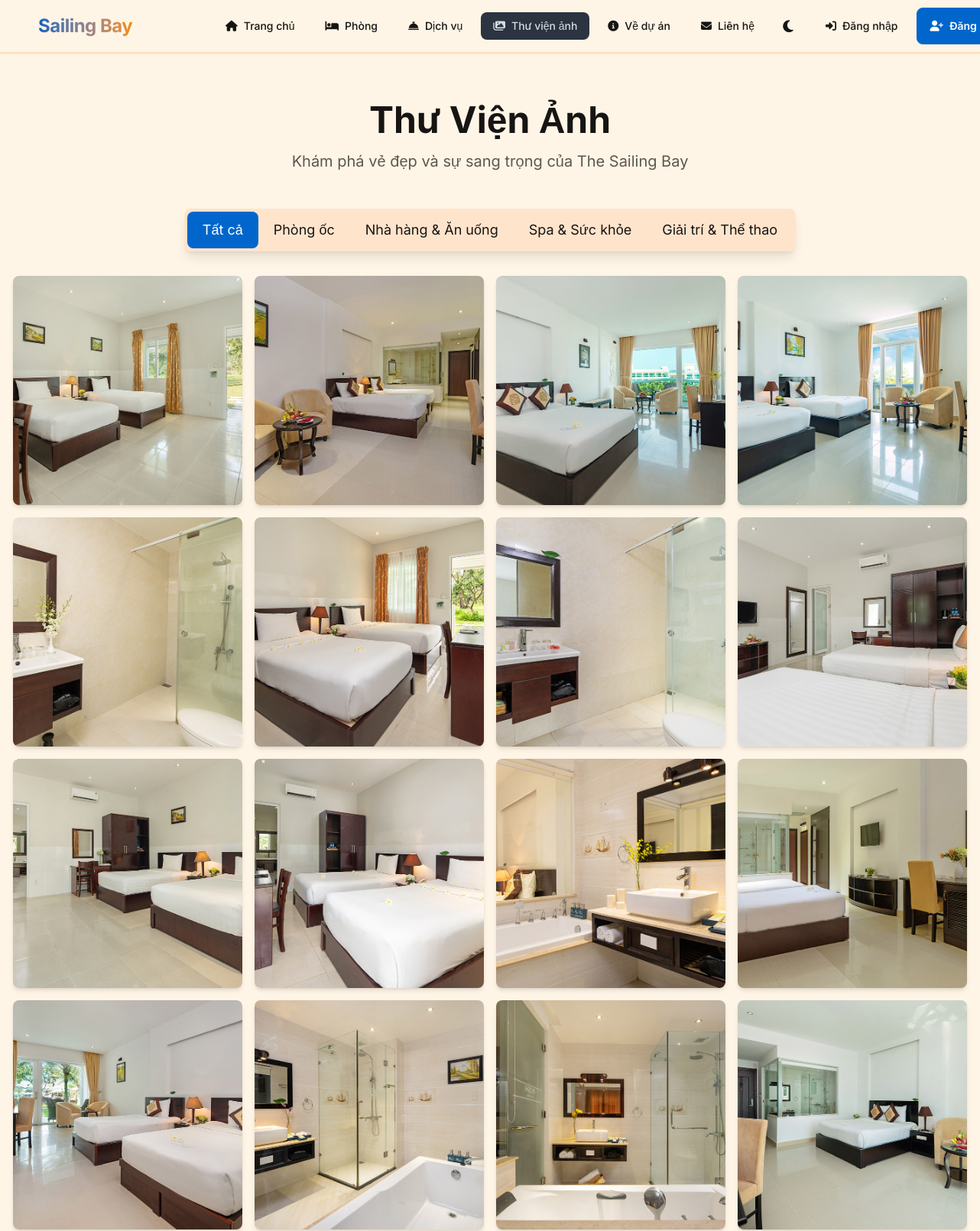
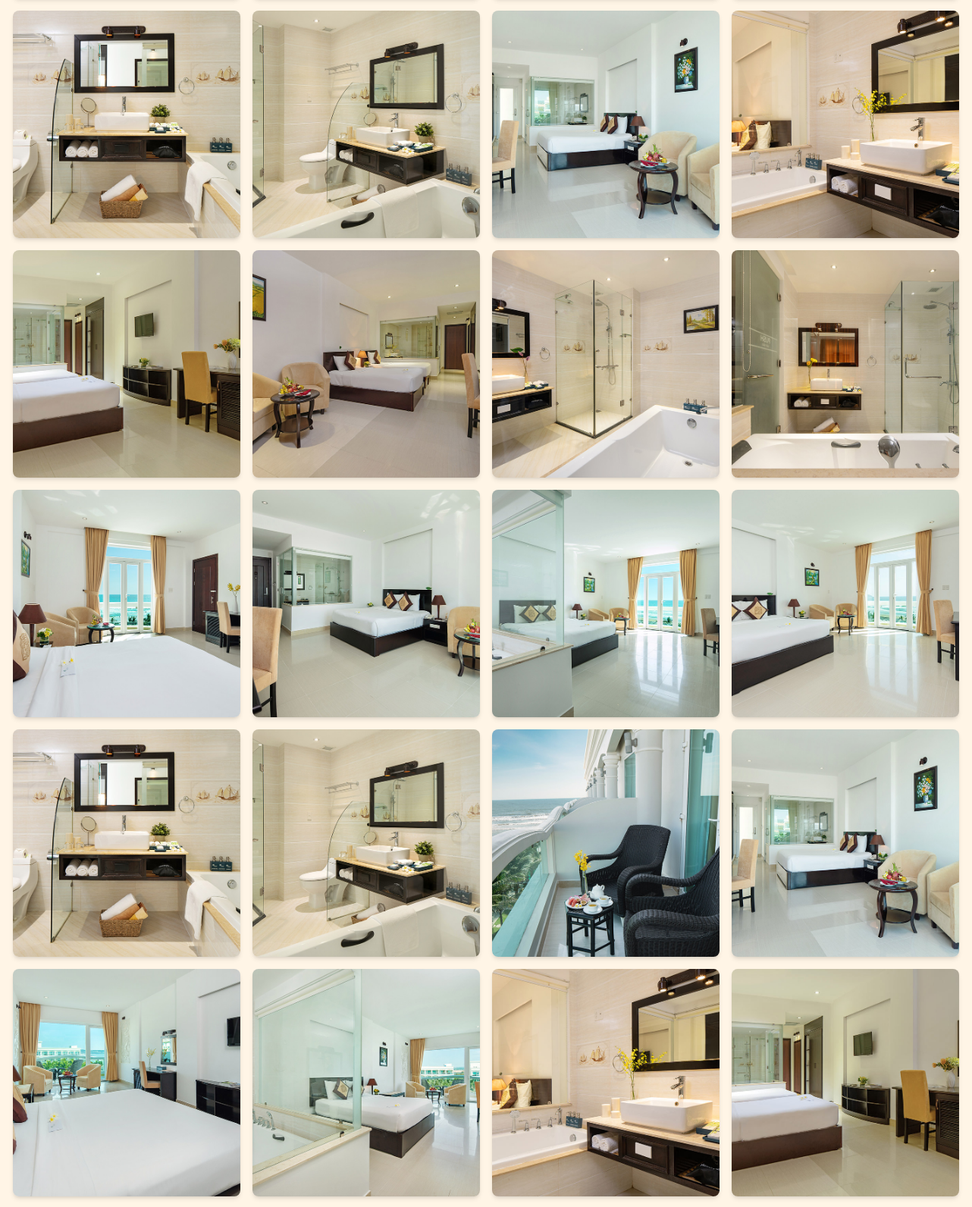
Page /gallery/ (upper part) on the committed database (2 pictures, top to bottom).
### services/models.py (models this page shows, shortened)
class ServiceImage(models.Model):
    service = models.ForeignKey(
        Service,
        on_delete=models.CASCADE,
        related_name='gallery' # Dùng 'gallery' để gọi (VD: service.gallery.all)
    )
    image = models.ImageField(upload_to='service_gallery/')
    caption = models.CharField(max_length=255, blank=True) # Chú thích ảnh
    is_main = models.BooleanField(
       default=False,
       help_text="Đánh dấu nếu đây là ảnh đại diện chính"
    )

### booking/models.py (models this page shows, shortened)
class RoomImage(models.Model):
    room_type = models.ForeignKey(
        RoomType,
        on_delete=models.CASCADE,
        related_name='images'
    )
    image = models.ImageField(upload_to='room_types_gallery/')
    is_thumbnail = models.BooleanField(
        default=False,
        help_text='Đánh dấu nếu đây là ảnh đại diện cho loại phòng này.'
        )

### pages/views.py (the view)
# urls.py: path("gallery/", views.gallery_view, name="gallery"),
def gallery_view(request):
    room_images = RoomImage.objects.all().order_by('-is_thumbnail')
    all_service_images = ServiceImage.objects.select_related('service').all().order_by('-is_main')
    service_galleries = {}
    for img in all_service_images:
        category_name = img.service.get_category_display()
        if category_name not in service_galleries:
            service_galleries[category_name] = []
        service_galleries[category_name].append(img)
    context = {
        'room_images': room_images,
        'service_galleries': service_galleries, # Gửi từ điển đã nhóm
        'all_images': list(room_images) + list(all_service_images)
    }
    return render(request, 'pages/gallery.html', context)

### pages/templates/pages/gallery.html (shortened to what this page needs)
{% extends "base.html" %}
{% load static %}
{% block content %}
<div class="container mx-auto px-4 py-16 max-w-7xl">
    <div class="text-center mb-12">
        <h1 class="text-4xl md:text-5xl font-bold mb-4 text-base-content">Thư Viện Ảnh</h1>
        <p class="text-xl text-base-content/70 max-w-2xl mx-auto">
            Khám phá vẻ đẹp và sự sang trọng của The Sailing Bay
        </p>
    </div>
    <div class="flex justify-center mb-8">
        <div role="tablist" class="tabs tabs-boxed tabs-lg shadow-lg" id="tab-nav-container">
            <a role="tab" class="tab tab-active" data-target="#content-all">Tất cả</a>
            <a role="tab" class="tab" data-target="#content-rooms">Phòng ốc</a>
            {% for category_name, image_list in service_galleries.items %}
            {% with category_slug=category_name|slugify|slice:":20" %}
            <a role="tab" class="tab" data-target="#content-{{ category_slug }}">
                {{ category_name }}
            </a>
            {% endwith %}
            {% endfor %}
        </div>
    </div>
    <div class="tab-content-wrapper">
        <div id="content-all" class="tab-content-panel block">
            <div class="grid grid-cols-1 sm:grid-cols-2 md:grid-cols-3 lg:grid-cols-4 gap-4">
                {% for img in all_images %}
                <figure class="relative aspect-square overflow-hidden rounded-lg shadow-md cursor-pointer group"
                    onclick="openImageModal('{{ img.image.url }}')">
                    <img src="{{ img.image.url }}" alt="{{ img.caption|default:'Gallery Image' }}"
                        class="w-full h-full object-cover transition-transform duration-300 group-hover:scale-105">
                    <div
                        class="absolute inset-0 bg-black bg-opacity-0 group-hover:bg-opacity-40 transition-all duration-300">
                    </div>
                </figure>
                {% empty %}
                <p class="col-span-full text-center text-base-content/70 alert alert-info">Chưa có ảnh nào trong thư
                    viện.</p>
                {% endfor %}
            </div>
        </div>
    </div>
</div>
{% endblock content %}

### templates/base.html (style rules this page uses)
body { font-family: 'Inter', sans-serif; background-color: oklch(var(--b1)); }
html { scroll-behavior: smooth; }

### rows in the picture
ServiceImage: category_name "Spa & Sức khỏe"
ServiceImage: category_name "Giải trí & Thể thao"
RoomImage: image (picture)
RoomImage: image (picture)
RoomImage: image (picture)
RoomImage: image (picture)
RoomImage: image (picture)
RoomImage: image (picture)
RoomImage: image (picture)
RoomImage: image (picture)
RoomImage: image (picture)
RoomImage: image (picture)
RoomImage: image (picture)
RoomImage: image (picture)
RoomImage: image (picture)
RoomImage: image (picture)
RoomImage: image (picture)
RoomImage: image (picture)
RoomImage: image (picture)
RoomImage: image (picture)
RoomImage: image (picture)
RoomImage: image (picture)
RoomImage: image (picture)
RoomImage: image (picture)
RoomImage: image (picture)
RoomImage: image (picture)
RoomImage: image (picture)
RoomImage: image (picture)
RoomImage: image (picture)
RoomImage: image (picture)
RoomImage: image (picture)
RoomImage: image (picture)
RoomImage: image (picture)
RoomImage: image (picture)
RoomImage: image (picture)
RoomImage: image (picture)
RoomImage: image (picture)
RoomImage: image (picture)

### other values in the picture
{{ category_name }} "Nhà hàng & Ăn uống"
